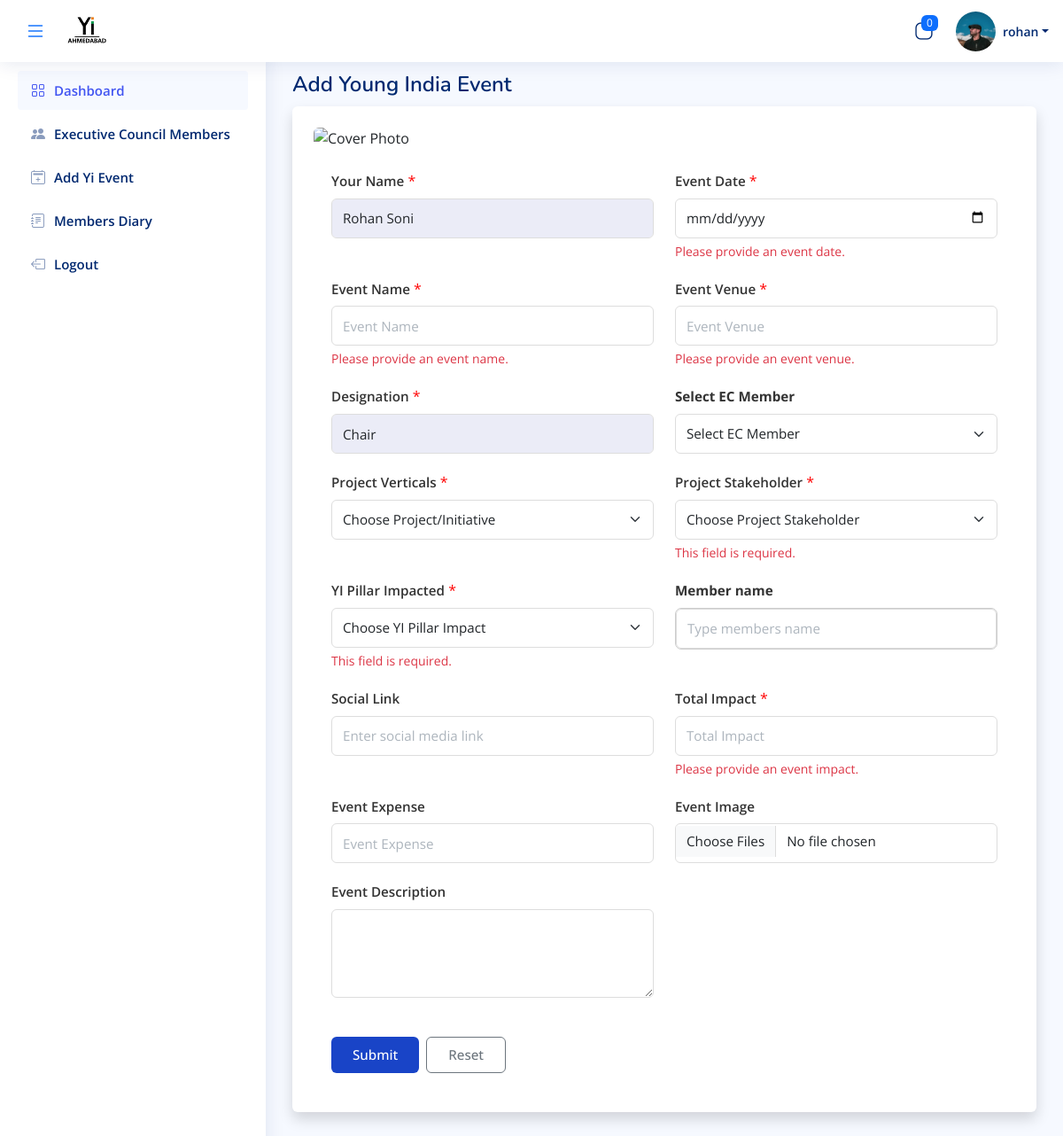
The page /admin-event-data (signed in) on the database its author committed.
### admin_app/models.py (models this page shows, shortened)
class LoginSide(AbstractUser):
    id = models.UUIDField(
        primary_key=True, default=uuid.uuid4, editable=False, db_index=True
    )
    login_role = models.ManyToManyField(Login_Role, verbose_name="LoginRole")
    first_name = models.CharField(max_length=200, null=True, verbose_name="FirstName")
    last_name = models.CharField(max_length=200)
    email = models.EmailField(max_length=200, unique=True, validators=[validate_email])
    photo = models.ImageField(upload_to="user_photo/", null=True, blank=True, validators = [FileExtensionValidator(allowed_extensions=["jpeg", "jpg", "png"])])
    yi_role = models.CharField(max_length=200, null=True)
    phone_number = models.CharField(
        max_length=10,  # This will accommodate international numbers
        default="0",
        validators=[
            RegexValidator(
                regex=r"^(\+91[\-\s]?)?[0]?(91)?[789]\d{9}$",  # This is the regex for validating the phone number
                message="Enter a valid phone number.",
                code="invalid phone",
            ),
        ],
    )
    @property
    def designation(self):
        roles = ', '.join((role.name) for role in self.login_role.all())
        return f"{roles} {self.yi_role}"

### admin_app/views.py (the view, shortened to what this page needs)
# urls.py: path("admin-event-data", admin_event_data, name="admin_event_data"),
@never_cache
@cache_control(no_store=True, no_cache=True, must_revalidate=True, max_age=0)
@login_required(login_url="index")
def admin_event_data(request):
    if request.user.designation not in ["Chapter Chair", "Chapter Co-Chair"] and request.user.yi_role != "Admin":
            return redirect("Error-Page")
    ec_member = LoginSide.objects.all().exclude(is_superuser=True)
    ec_member_names = [
        f"{member.first_name} {member.last_name} | {member.designation}" for member in ec_member.distinct()
    ]
    sessions = Session.objects.filter(expire_date__gte=now())
    user_ids = [session.get_decoded().get("_auth_user_id") for session in sessions]
    active_users = LoginSide.objects.filter(id__in=user_ids)
    active_user_names = [f"{user.first_name} {user.last_name}" for user in active_users]
    active_users_count = active_users.count()  # Use this count
    try:
        context = {
            "count": active_users_count,
            "name": active_user_names,
            "ec_member": ec_member_names,
        }
        return render(request, "Admin/Admin_Event_data.html", context)
    except Exception:
        messages.error(request, "Somthing Went Wrong Please  Try Again")
        return redirect("Admin_Dashboard")

### admin_app/Templates/Admin/Admin_Event_data.html (shortened to what this page needs)
{% extends "base/base.html" %}
{% load static %}
{% block link %}
<link href="{% static 'css/Admin_Event_data.css' %}" rel="stylesheet">
<link href="{% static 'css/inputfiled.css' %}" rel="stylesheet">
{% endblock link %}
{% block bodyblock %}
<main id="main" class="main">
  <br>
  <div class="pagetitle">
    <h1>Add Young India Event</h1>
  </div>
    <div class="card custom-form form-datas w-100 p-4 shadow rounded">
      <div class="position-relative">
        <img src="{% static 'Image/Yi Bharat Rising  (Twitter Post).png' %}"
             alt="Cover Photo"
             class="w-100 rounded-top img-fluid d-block mx-auto h-auto"
             style="max-height: 400px; object-fit: cover;">
      </div>
      <div class="card-body form-col pt-4">
        <form method="POST" id="myForm" action="{% url 'admin_event_data' %}" enctype="multipart/form-data">
          <div class="row">
            <div class="col-12 col-sm-6 col-md-6 mb-md-0">
              <div class="form-group">
                <label for="your_name" class="form-label">Your Name</label><span style="color:red;"> *</span>
                <input type="text" id="your_name" class="form-control" name="your_name" value="{{ user.first_name }} {{user.last_name}}" required placeholder="Enter your full name" aria-label="Your Name" style="background-color:rgb(235, 236, 247);">
              </div>
            </div>
            <div class="col-12 col-sm-6 col-md-6 mb-md-0">
              <div class="form-group">
                <label for="event_date" class="form-label">Event Date</label><span style="color:red;"> *</span>
                <input type="date" id="event_date" class="form-control" name="event_date" aria-label="Event Date">
                <span class="invalid-feedback" id="event_date_error">Please provide an event date.</span>
              </div>
            </div>
            <div class="col-12 col-sm-6 col-md-6">
              <div class="form-group">
                <label for="event_name" class="form-label">Event Name</label><span style="color:red;"> *</span>
                <input type="text" id="event_name" class="form-control" name="event_name" placeholder="Event Name" required aria-label="Event Name">
                <span class="invalid-feedback" id="event_name_error">Please provide an event name.</span>
              </div>
            </div>
            <div class="col-12 col-sm-6 col-md-6">
              <div class="form-group">
                <label for="event_venue" class="form-label">Event Venue</label><span style="color:red;"> *</span>
                <input type="text" id="event_venue" class="form-control" name="event_venue" placeholder="Event Venue">
                <span class="invalid-feedback" id="event_venue_error">Please provide an event venue.</span>
              </div>
            </div>
            <div class="col-12 col-sm-6 col-md-6">
              <div class="form-group">
                <label for="role_yi" class="form-label">Designation</label><span style="color:red;"> *</span>
                <input class="form-control" id="role_yi" name="role_yi" value="{{user.yi_role}}" style="background-color:rgb(235, 236, 247);" required>
              </div>
            </div>
            <div class="col-12 col-sm-6 col-md-6">
              <div class="form-group">
                <label for="select_member" class="form-label fw-bold fw-bold">Select EC Member</label>
                <div class="selectBox" onclick="toggleCheckboxes()">
                  <select class="form-select form-control-lg rounded form-control" id="select_member_display">
                    <option class = "form-control-lg rounded form-control">Select EC Member</option>
                  </select>
                  <div class="overSelect"></div>
                </div>
              </div>
            </div>
            <div class="col-12 col-sm-6 col-md-6">
              <div class="form-group">
                <label for="project_verticals" class="form-label">Project Verticals</label><span style="color:red;"> *</span>
                <select class="form-control form-select" id="project_verticals" name="project_verticals" required>
                  <option value="" disabled selected>Choose Project/Initiative</option>
                </select>
              </div>
            </div>
            <div class="col-12 col-sm-6 col-md-6">
              <div class="form-group">
                <label for="project_stakeholder" class="form-label">Project Stakeholder</label><span style="color:red;"> *</span>
                <select class="form-control form-select" id="project_stakeholder" name="project_stakeholder" required aria-label="Project Stakeholder">
                  <option value="" disabled selected>Choose Project Stakeholder</option>
                </select>
                <span id="project_stakeholder_error" class="invalid-feedback">This field is required.</span>
              </div>
            </div>
            <div class="col-12 col-sm-6 col-md-6">
              <div class="form-group">
                <label for="yi_pillar" class="form-label">YI Pillar Impacted</label><span style="color:red;"> *</span>
                <select class="form-control form-select" id="yi_pillar" name="yi_pillar" required aria-label="YI Pillar Impact">
                  <option value="" disabled selected>Choose YI Pillar Impact</option>
                </select>
                <span id="project_yipillar_error" class="invalid-feedback">This field is required.</span>
              </div>
            </div>
            <div class="col-md-6">
              <div class="form-group mb-3">
                <label for="tagInput" class="form-label fw-bold fw-bold">Member name</label>
                <div class="tag-container" id="tagContainer">
                  <input type="text" id="tagInput" class="form-control-lg rounded form-control" placeholder="Type members name">
                </div>
              </div>
            </div>
            <div class="col-12 col-sm-6 col-md-6">
              <div class="form-group">
                <label for="social_link" class="form-label">Social Link</label>
                <input type="url" id="social_link" class="form-control" name="social_link" placeholder="Enter social media link" aria-label="Social Link">
              </div>
            </div>
            <div class="col-12 col-sm-6 col-md-6">
              <div class="form-group">
                <label for="total_impact" class="form-label">Total Impact</label><span style="color:red;"> *</span>
                <input type="number" id="total_impact" class="form-control" name="total_impact" required placeholder="Total Impact" aria-label="Total Impact">
                <span class="invalid-feedback" id="event_impact_error">Please provide an event impact.</span>
              </div>
            </div>
            <div class="col-12 col-sm-6 col-md-6">
              <div class="form-group">
                <label for="event_expense" class="form-label">Event Expense</label>
                <input type="number" id="event_expense" class="form-control" name="event_expense" placeholder="Event Expense" aria-label="Event Expense">
              </div>
            </div>
            <div class="col-12 col-sm-6 col-md-6">
              <div class="form-group">
                <label for="event_img" class="form-label">Event Image</label><br>
                <input type="file" id="event_img" class="form-control" name="event_img" accept=".jpg, .jpeg, .png" aria-label="Event Image" multiple>
              </div>
            </div>
            <div class="col-md-6">
              <div class="form-group">
                <label for="event_description" class="form-label">Event Description</label>
                <textarea class="form-control" name="event_description" id="event_description" rows="3"></textarea>
              </div>
            </div>
          </div>
          <div class="d-grid gap-2 d-md-flex justify-content-md-top mt-4">
            <button type="submit" class="btn btn-primary px-4">Submit</button>
            <button type="reset" class="btn btn-outline-secondary px-4">Reset</button>
          </div>
        </form>
      </div>
    </div>
</main>
{% endblock %}

### admin_app/Templates/Admin/components/header.html (shortened to what this page needs)
{% load static %}
<header id="header" class="header fixed-top d-flex align-items-center">
  <div class="d-flex align-items-center">
    <button id="sidebarToggle" class="btn border-0 p-2 bg-transparent">
      <i id="sidebarIcon" class="bi bi-list fs-4 text-primary"></i>
    </button>
    {% if user.yi_role  == 'Branding' %}
    <a href="{% url 'branding_dashboard' %}" class="logo d-flex align-items-center ms-2">
      <img src="{% static 'Image/YIIMG.png' %}" alt="Logo"  height="60" width="60">
      <span class=" "></span>
    </a>
 {% else %}
 <a href="{% url 'Admin_Dashboard' %}" class="logo d-flex align-items-center ms-2">
  <img src="{% static 'Image/YIIMG.png' %}" alt="Logo"  height="60" width="60">
</a>
    {% endif %}
     </div>
    <nav class="header-nav ms-auto">
      <ul class="d-flex align-items-center">
{% if user.yi_role == "Branding" %}
{% else %}
<li class="nav-item dropdown">
  <a class="nav-link nav-icon" href="#" data-bs-toggle="dropdown">
    <i class="bi bi-app-indicator"></i>
    <span class="badge bg-primary badge-number"> {{ count }} </span>
  </a>
</li>
{% endif %}
{% if user.yi_role == 'Branding' %}
<li class="nav-item dropdown pe-3">
  <a class="nav-link nav-profile d-flex align-items-center pe-0" href="#" data-bs-toggle="dropdown">
    <img src="{% if user.photo %}{{ user.photo.url }}{% else %}{% static 'Image/img.png' %}{% endif %}" alt="Profile" class="rounded-circle"  height="45px" width="45px">
    <span class="d-none d-md-block ps-2">{{ user.username }}</span>
  </a>
{% else %}
        <li class="nav-item dropdown pe-3">
          <a class="nav-link nav-profile d-flex align-items-center pe-0" href="#" data-bs-toggle="dropdown">
            <img src="{% if user.photo %}{{ user.photo.url }}{% else %}{% static 'Image/img.png' %}{% endif %}" alt="Profile" class="rounded-circle"  height="45px" width="45px">
            <span class="d-none d-md-block dropdown-toggle ps-2">{{ user.username }}</span>
          </a>
        </li>
        {% endif %}
      </ul>
    </nav>
  </header>

### admin_app/static/assets/css/style.css (style rules this page uses)
:root { scroll-behavior: smooth; }
body { font-family: "Open Sans", sans-serif; background: #f6f9ff; color: #444444; }
a { color: #4154f1; text-decoration: none; }
h1, h2, h3, h4, h5, h6 { font-family: "Nunito", sans-serif; }
#main { margin-top: 60px; padding: 20px 30px; transition: all 0.3s; }
.pagetitle { margin-top: -23px; display: flex; justify-content: space-between; margin-bottom: 10px; }
.pagetitle h1 { font-size: 24px; margin-bottom: 0; font-weight: 600; color: #012970; }
.card { margin-bottom: 30px; border: none; border-radius: 5px; box-shadow: 0px 0 30px rgba(1, 41, 112, 0.1); }
.card-body { padding: 0 20px 20px 20px; }
.logo { line-height: 1; height:95px; }
@media (min-width: 1200px) { .logo { width: 280px; } }
.logo img { max-height: 72px; margin-right: 20px; }
.header { transition: all 0.5s; z-index: 997; height: 70px; box-shadow: 0px 2px 20px rgba(1, 41, 112, 0.1); background-color: #fff; padding-left: 20px; }
.header-nav ul { list-style: none; }
.header-nav>ul { margin: 0; padding: 0; }
.header-nav .nav-icon { font-size: 22px; color: #012970; margin-right: 25px; position: relative; }
.header-nav .nav-profile { color: #012970; }
.header-nav .nav-profile img { max-height: 45px; }
.header-nav .nav-profile span { font-size: 14px; font-weight: 600; }
.header-nav .badge-number { position: absolute; inset: -2px -5px auto auto; font-weight: normal; font-size: 12px; padding: 3px 6px; }
#main, #footer { margin-left: 300px; transition: margin-left 0.3s ease-in-out; }

### admin_app/static/css/admin_event_data.css (style rules this page uses)
.form-label { color: #333; font-size: 0.95rem; font-weight: 600; margin-bottom: 0.5rem; }
.form-control, .form-select { height: 45px; font-size: 0.95rem; border-radius: 6px; border: 1px solid #ddd; padding: 0.5rem 0.75rem; }
.form-control::placeholder { color: #adb5bd; }
.form-group { margin-bottom: 1.25rem; }
.custom-form { background-color: #fff; border: none; box-shadow: 0 0.25rem 0.75rem rgba(0, 0, 0, 0.08); }
.btn-primary, .btn-outline-secondary { padding: 0.5rem 1.5rem; font-size: 0.95rem; font-weight: 500; border-radius: 6px; }
.btn-primary { background-color: #1944c7; border: none; }
.btn-outline-secondary { border-color: #6c757d; color: #6c757d; }
.selectBox { position: relative; }
.overSelect { position: absolute; left: 0; right: 0; top: 0; bottom: 0; }
textarea.form-control { height: auto; min-height: 100px; }

### admin_app/static/css/inputfiled.css (style rules this page uses)
.tag-container { border: 1px solid #ccc; min-height: 40px; display: flex; flex-wrap: wrap; align-items: center; cursor: text; border-radius:7px; }

### rows shown on the page
LoginSide: photo (picture), username "rohan", your_name "Rohan Soni", role_yi "Chair"

### other values the page prints
{{ count }} "0"
